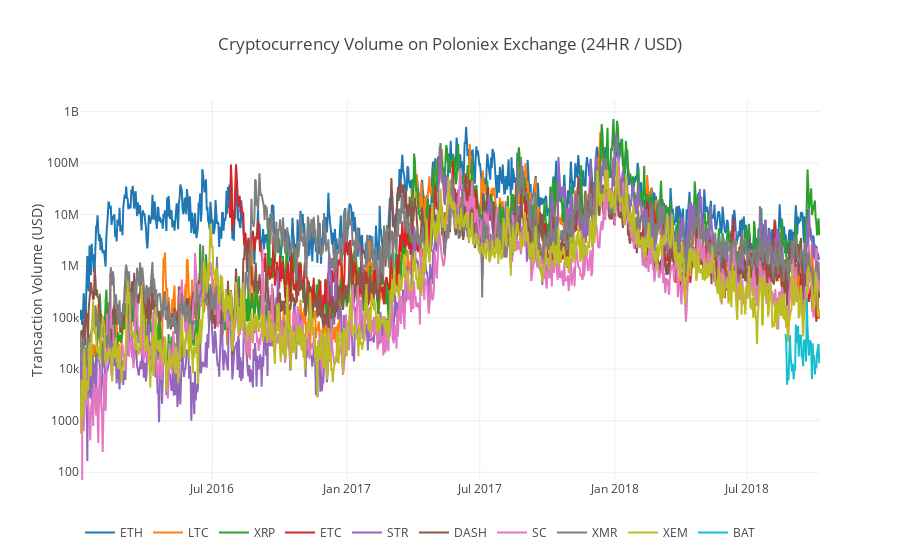

Here is the notebook cell this chart was saved with:
### Code cell
df_scatter(combined_df, 'Cryptocurrency Volume on Poloniex Exchange (24HR / USD)', seperate_y_axis=False, y_axis_label='Transaction Volume (USD)', scale='log')

### Figure 1 — Plotly figure (JSON) as saved in the notebook; plotly's stock layout.template omitted (floating-point values rounded to 4 significant figures; data arrays with more than 128 entries replaced by an {"elided": "..."} marker saying what was removed)
{"data": [{"name": "ETH", "type": "scatter", "uid": "8963ea3a-d0ba-11e8-ae02-b8e856272800", "x": {"elided": "1011 str values"}, "y": {"elided": "1011 float values"}}, {"name": "LTC", "type": "scatter", "uid": "8963f82c-d0ba-11e8-ae02-b8e856272800", "x": {"elided": "1011 str values"}, "y": {"elided": "1011 float values"}}, {"name": "XRP", "type": "scatter", "uid": "8963faa2-d0ba-11e8-ae02-b8e856272800", "x": {"elided": "1011 str values"}, "y": {"elided": "1011 float values"}}, {"name": "ETC", "type": "scatter", "uid": "8963fcc8-d0ba-11e8-ae02-b8e856272800", "x": {"elided": "1011 str values"}, "y": {"elided": "1011 float values"}}, {"name": "STR", "type": "scatter", "uid": "8963fe6c-d0ba-11e8-ae02-b8e856272800", "x": {"elided": "1011 str values"}, "y": {"elided": "1011 float values"}}, {"name": "DASH", "type": "scatter", "uid": "8964084e-d0ba-11e8-ae02-b8e856272800", "x": {"elided": "1011 str values"}, "y": {"elided": "1011 float values"}}, {"name": "SC", "type": "scatter", "uid": "89640b8c-d0ba-11e8-ae02-b8e856272800", "x": {"elided": "1011 str values"}, "y": {"elided": "1011 float values"}}, {"name": "XMR", "type": "scatter", "uid": "89640d62-d0ba-11e8-ae02-b8e856272800", "x": {"elided": "1011 str values"}, "y": {"elided": "1011 float values"}}, {"name": "XEM", "type": "scatter", "uid": "89640eac-d0ba-11e8-ae02-b8e856272800", "x": {"elided": "1011 str values"}, "y": {"elided": "1011 float values"}}, {"name": "BAT", "type": "scatter", "uid": "89640f92-d0ba-11e8-ae02-b8e856272800", "x": {"elided": "1011 str values"}, "y": {"elided": "1011 float values"}}], "layout": {"legend": {"orientation": "h"}, "title": "Cryptocurrency Volume on Poloniex Exchange (24HR / USD)", "xaxis": {"type": "date"}, "yaxis": {"showticklabels": true, "title": "Transaction Volume (USD)", "type": "log"}}}
